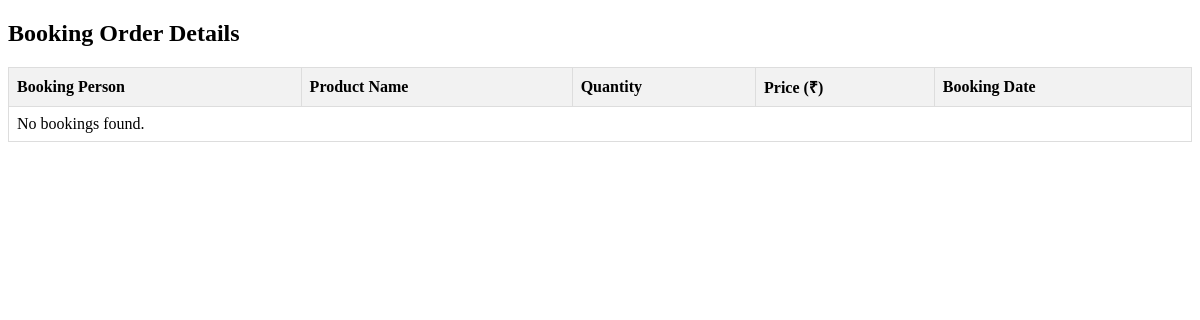
The app's page /booking-details/, older data.
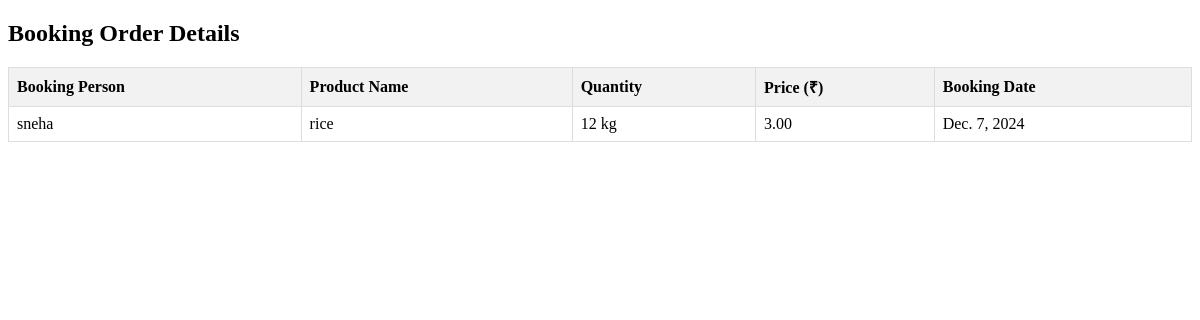
The same page, newer data.
### ration_app/models.py (models this page shows, shortened)
class Booking(models.Model):
    user = models.ForeignKey(settings.AUTH_USER_MODEL, on_delete=models.CASCADE)
    products = models.ManyToManyField(Product)
    address = models.TextField()
    ration_card_number = models.CharField(max_length=50)
    ration_card_image = models.ImageField(upload_to='ration_cards/', default='ration_cards/default.jpg')
    phone_number = models.CharField(max_length=15)
    booking_date = models.DateField()

class CustomUser(AbstractUser):
    ROLE_CHOICES = [
        ('shop_owner', 'Shop Owner'),
        ('user', 'User'),
    ]
    role = models.CharField(max_length=20, choices=ROLE_CHOICES, default='user')

class Product(models.Model):
    name = models.CharField(max_length=100)
    category = models.CharField(max_length=3, choices=CATEGORY_CHOICES)
    quantity = models.CharField(max_length=100)
    price = models.DecimalField(max_digits=10, decimal_places=2)
    availability = models.BooleanField(default=True)

### ration_app/views.py (the view)
# urls.py: path('booking-details/', views.booking_details, name='booking_details'),
def booking_details(request):
    bookings = Booking.objects.select_related('user').prefetch_related('products').all()
    return render(request, 'booking_details.html', {'bookings': bookings})

### templates/booking_details.html (shortened to what this page needs)
<!DOCTYPE html>
<html lang="en">
<head>
</head>
<body>
    <h2>Booking Order Details</h2>
    <table>
        <thead>
            <tr>
                <th>Booking Person</th>
                <th>Product Name</th>
                <th>Quantity</th>
                <th>Price (₹)</th>
                <th>Booking Date</th>
            </tr>
        </thead>
        <tbody>
            {% for booking in bookings %}
                {% for product in booking.products.all %}
                <tr>
                    <td>{{ booking.user.username }}</td>
                    <td>{{ product.name }}</td>
                    <td>{{ product.quantity }}</td>
                    <td>{{ product.price }}</td>
                    <td>{{ booking.booking_date }}</td>
                </tr>
                {% endfor %}
            {% empty %}
            <tr>
                <td colspan="5">No bookings found.</td>
            </tr>
            {% endfor %}
        </tbody>
    </table>
</body>
</html>

### templates/booking_details.html (style rules this page uses)
table { width: 100%; border-collapse: collapse; }
th, td { border: 1px solid #ddd; padding: 8px; text-align: left; }
th { background-color: #f2f2f2; }

Row changes from the older to the newer data that the page shows:
added Booking: user.username "sneha", booking_date "Dec. 7, 2024"
now on this page (row unchanged): Product: name "rice", quantity "12 kg", price "3.00"
Text that changed along with them:
text no longer shown: "No bookings found."
